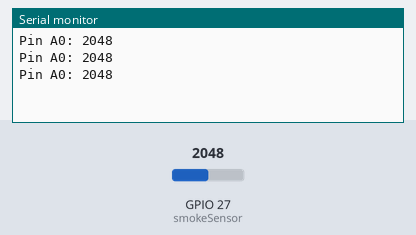
Bench run of a sketch on a simulated ESP32. Parts: the last lines printed to the serial monitor. The inputs (shaded band) are chosen by the test bench; at power-on: GPIO 27 (smokeSensor) = 2048.

Above: at 1.3 s.
1.4 s: GPIO 27 (smokeSensor) set to 2866
At 1.9 s:
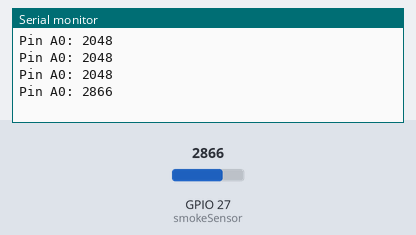
2.9 s: GPIO 27 (smokeSensor) set to 3603
At 3.4 s:
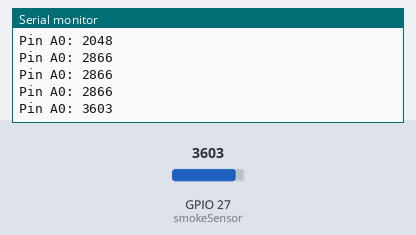
Timing chart, 0 to 5.9 s (numbered marks = the images above; inputs shaded):
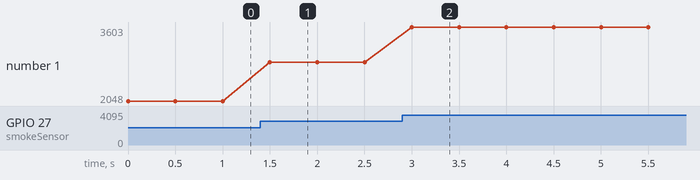

Measured:
- after the input at 1.4 s, the serial monitor: prints a new line after 0.10 s (image 1)
- after the input at 2.9 s, the serial monitor: prints a new line after 0.10 s (image 2)
- plotted number 1: 2048 → 2866 after the input at 1.4 s, 2866 → 3603 after the input at 2.9 s

The sketch:

newsmoke.ino
```cpp
const int smokeSensor = 27;

char* state = "off";

RTC_DATA_ATTR int bootCount = 0;


void setup() {
  Serial.begin(115200);
  // PIR Motion Sensor mode INPUT_PULLUP
  pinMode(smokeSensor, INPUT_PULLUP);

}

void loop() {

  int analogSensor = analogRead(smokeSensor);
  Serial.print("Pin A0: ");
  Serial.println(analogSensor);
  delay(500);

}
```
